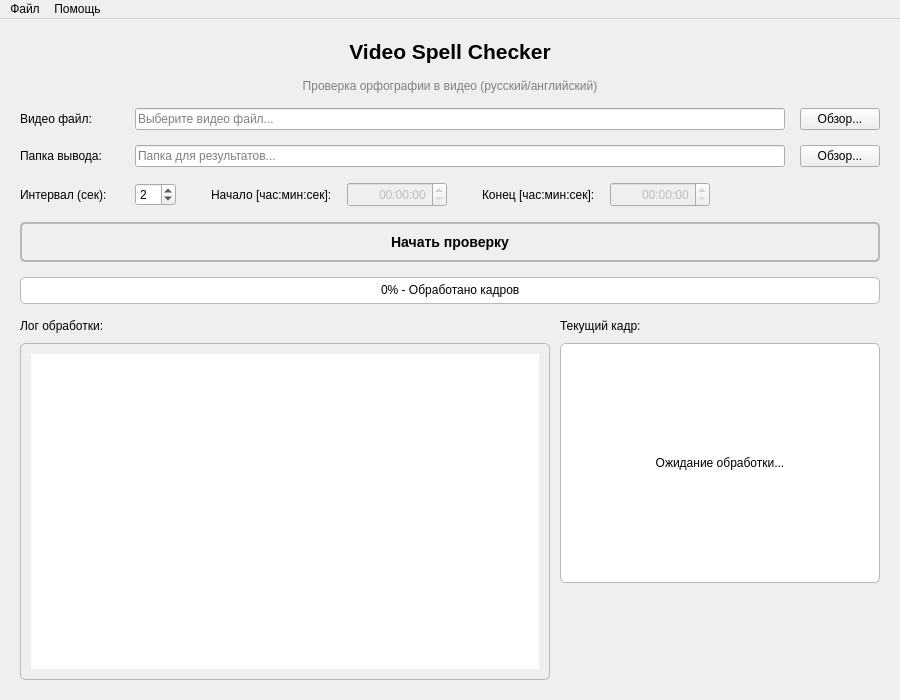
<?xml version="1.0" encoding="UTF-8"?>
<ui version="4.0">
 <class>MainWindow</class>
 <widget class="QMainWindow" name="MainWindow">
  <property name="geometry">
   <rect>
    <x>0</x>
    <y>0</y>
    <width>900</width>
    <height>700</height>
   </rect>
  </property>
  <property name="windowTitle">
   <string>Video Spell Checker</string>
  </property>
  <widget class="QWidget" name="centralwidget">
   <layout class="QVBoxLayout" name="verticalLayout">
    <property name="spacing">
     <number>15</number>
    </property>
    <property name="leftMargin">
     <number>20</number>
    </property>
    <property name="topMargin">
     <number>20</number>
    </property>
    <property name="rightMargin">
     <number>20</number>
    </property>
    <property name="bottomMargin">
     <number>20</number>
    </property>
    <item>
     <widget class="QLabel" name="titleLabel">
      <property name="font">
       <font>
        <pointsize>16</pointsize>
        <bold>true</bold>
       </font>
      </property>
      <property name="text">
       <string>Video Spell Checker</string>
      </property>
      <property name="alignment">
       <set>Qt::AlignmentFlag::AlignCenter</set>
      </property>
     </widget>
    </item>
    <item>
     <widget class="QLabel" name="subtitleLabel">
      <property name="styleSheet">
       <string notr="true">color: gray;</string>
      </property>
      <property name="text">
       <string>Проверка орфографии в видео (русский/английский)</string>
      </property>
      <property name="alignment">
       <set>Qt::AlignmentFlag::AlignCenter</set>
      </property>
     </widget>
    </item>
    <item>
     <layout class="QHBoxLayout" name="fileLayout">
      <item>
       <widget class="QLabel" name="fileLabel">
        <property name="minimumSize">
         <size>
          <width>100</width>
          <height>0</height>
         </size>
        </property>
        <property name="text">
         <string>Видео файл:</string>
        </property>
       </widget>
      </item>
      <item>
       <widget class="QLineEdit" name="fileInput">
        <property name="placeholderText">
         <string>Выберите видео файл...</string>
        </property>
       </widget>
      </item>
      <item>
       <widget class="QPushButton" name="browseButton">
        <property name="maximumSize">
         <size>
          <width>100</width>
          <height>16777215</height>
         </size>
        </property>
        <property name="text">
         <string>Обзор...</string>
        </property>
       </widget>
      </item>
     </layout>
    </item>
    <item>
     <layout class="QHBoxLayout" name="outputLayout">
      <item>
       <widget class="QLabel" name="outputLabel">
        <property name="minimumSize">
         <size>
          <width>100</width>
          <height>0</height>
         </size>
        </property>
        <property name="text">
         <string>Папка вывода:</string>
        </property>
       </widget>
      </item>
      <item>
       <widget class="QLineEdit" name="outputDirInput">
        <property name="placeholderText">
         <string>Папка для результатов...</string>
        </property>
       </widget>
      </item>
      <item>
       <widget class="QPushButton" name="browseOutputButton">
        <property name="maximumSize">
         <size>
          <width>100</width>
          <height>16777215</height>
         </size>
        </property>
        <property name="text">
         <string>Обзор...</string>
        </property>
       </widget>
      </item>
     </layout>
    </item>
    <item>
     <layout class="QHBoxLayout" name="timeLayout">
      <item>
       <widget class="QLabel" name="intervalLabel">
        <property name="minimumSize">
         <size>
          <width>100</width>
          <height>0</height>
         </size>
        </property>
        <property name="text">
         <string>Интервал (сек):</string>
        </property>
       </widget>
      </item>
      <item>
       <widget class="QSpinBox" name="intervalInput">
        <property name="maximumSize">
         <size>
          <width>60</width>
          <height>16777215</height>
         </size>
        </property>
        <property name="minimum">
         <number>1</number>
        </property>
        <property name="maximum">
         <number>60</number>
        </property>
        <property name="value">
         <number>2</number>
        </property>
       </widget>
      </item>
      <item>
       <spacer name="horizontalSpacer">
        <property name="orientation">
         <enum>Qt::Orientation::Horizontal</enum>
        </property>
        <property name="sizeType">
         <enum>QSizePolicy::Policy::Fixed</enum>
        </property>
        <property name="sizeHint" stdset="0">
         <size>
          <width>20</width>
          <height>20</height>
         </size>
        </property>
       </spacer>
      </item>
      <item>
       <widget class="QLabel" name="startLabel">
        <property name="text">
         <string>Начало [час:мин:сек]:</string>
        </property>
       </widget>
      </item>
      <item>
       <widget class="QTimeEdit" name="startTimeInput">
        <property name="enabled">
         <bool>false</bool>
        </property>
        <property name="minimumSize">
         <size>
          <width>100</width>
          <height>25</height>
         </size>
        </property>
        <property name="maximumSize">
         <size>
          <width>100</width>
          <height>16777215</height>
         </size>
        </property>
        <property name="alignment">
         <set>Qt::AlignmentFlag::AlignRight|Qt::AlignmentFlag::AlignTrailing|Qt::AlignmentFlag::AlignVCenter</set>
        </property>
        <property name="buttonSymbols">
         <enum>QAbstractSpinBox::ButtonSymbols::UpDownArrows</enum>
        </property>
        <property name="currentSection">
         <enum>QDateTimeEdit::Section::SecondSection</enum>
        </property>
        <property name="displayFormat">
         <string>HH:mm:ss</string>
        </property>
        <property name="time">
         <time>
          <hour>0</hour>
          <minute>0</minute>
          <second>0</second>
         </time>
        </property>
       </widget>
      </item>
      <item>
       <spacer name="horizontalSpacer_2">
        <property name="orientation">
         <enum>Qt::Orientation::Horizontal</enum>
        </property>
        <property name="sizeType">
         <enum>QSizePolicy::Policy::Fixed</enum>
        </property>
        <property name="sizeHint" stdset="0">
         <size>
          <width>20</width>
          <height>20</height>
         </size>
        </property>
       </spacer>
      </item>
      <item>
       <widget class="QLabel" name="endLabel">
        <property name="text">
         <string>Конец [час:мин:сек]:</string>
        </property>
       </widget>
      </item>
      <item>
       <widget class="QTimeEdit" name="endTimeInput">
        <property name="enabled">
         <bool>false</bool>
        </property>
        <property name="minimumSize">
         <size>
          <width>100</width>
          <height>25</height>
         </size>
        </property>
        <property name="maximumSize">
         <size>
          <width>100</width>
          <height>16777215</height>
         </size>
        </property>
        <property name="alignment">
         <set>Qt::AlignmentFlag::AlignRight|Qt::AlignmentFlag::AlignTrailing|Qt::AlignmentFlag::AlignVCenter</set>
        </property>
        <property name="buttonSymbols">
         <enum>QAbstractSpinBox::ButtonSymbols::UpDownArrows</enum>
        </property>
        <property name="currentSection">
         <enum>QDateTimeEdit::Section::SecondSection</enum>
        </property>
        <property name="displayFormat">
         <string>HH:mm:ss</string>
        </property>
        <property name="time">
         <time>
          <hour>0</hour>
          <minute>0</minute>
          <second>0</second>
         </time>
        </property>
       </widget>
      </item>
      <item>
       <spacer name="horizontalSpacer_3">
        <property name="orientation">
         <enum>Qt::Orientation::Horizontal</enum>
        </property>
        <property name="sizeHint" stdset="0">
         <size>
          <width>40</width>
          <height>20</height>
         </size>
        </property>
       </spacer>
      </item>
     </layout>
    </item>
    <item>
     <widget class="QPushButton" name="startButton">
      <property name="minimumSize">
       <size>
        <width>0</width>
        <height>40</height>
       </size>
      </property>
      <property name="styleSheet">
       <string notr="true">QPushButton {
    background-color: palette(button);
    color: palette(button-text);
    font-size: 14px;
    font-weight: bold;
    border: 2px solid palette(mid);
    border-radius: 5px;
    padding: 8px;
}
QPushButton:hover {
    background-color: palette(light);
    border: 2px solid palette(highlight);
}
QPushButton:pressed {
    background-color: palette(mid);
}
QPushButton:disabled {
    background-color: palette(window);
    color: palette(mid);
    border: 2px solid palette(mid);
}</string>
      </property>
      <property name="text">
       <string>Начать проверку</string>
      </property>
     </widget>
    </item>
    <item>
     <widget class="QProgressBar" name="progressBar">
      <property name="styleSheet">
       <string notr="true">QProgressBar {
    background-color: palette(base);
    color: palette(text);
    border: 1px solid palette(mid);
    border-radius: 5px;
    text-align: center;
    height: 25px;
}
QProgressBar::chunk {
    background-color: palette(highlight);
    border-radius: 4px;
}</string>
      </property>
      <property name="minimum">
       <number>0</number>
      </property>
      <property name="maximum">
       <number>100</number>
      </property>
      <property name="value">
       <number>0</number>
      </property>
      <property name="textVisible">
       <bool>true</bool>
      </property>
      <property name="format">
       <string>%p% - Обработано кадров</string>
      </property>
     </widget>
    </item>
    <item>
     <layout class="QHBoxLayout" name="bottomLayout">
      <property name="spacing">
       <number>10</number>
      </property>
      <item>
       <layout class="QVBoxLayout" name="logLayout" stretch="0,1">
        <item>
         <widget class="QLabel" name="logLabel">
          <property name="text">
           <string>Лог обработки:</string>
          </property>
         </widget>
        </item>
        <item>
         <widget class="QTextEdit" name="logOutput">
          <property name="font">
           <font>
            <family>Courier New</family>
            <pointsize>9</pointsize>
           </font>
          </property>
          <property name="styleSheet">
           <string notr="true">QTextEdit {
    border: 1px solid palette(mid);
    border-radius: 5px;
    padding: 10px;
}</string>
          </property>
          <property name="readOnly">
           <bool>true</bool>
          </property>
         </widget>
        </item>
       </layout>
      </item>
      <item>
       <layout class="QVBoxLayout" name="previewLayout">
        <item>
         <widget class="QLabel" name="previewLabel">
          <property name="text">
           <string>Текущий кадр:</string>
          </property>
         </widget>
        </item>
        <item>
         <widget class="QLabel" name="framePreview">
          <property name="minimumSize">
           <size>
            <width>320</width>
            <height>240</height>
           </size>
          </property>
          <property name="maximumSize">
           <size>
            <width>480</width>
            <height>360</height>
           </size>
          </property>
          <property name="styleSheet">
           <string notr="true">QLabel {
    background-color: palette(base);
    color: palette(text);
    border: 1px solid palette(mid);
    border-radius: 5px;
}</string>
          </property>
          <property name="text">
           <string>Ожидание обработки...</string>
          </property>
          <property name="scaledContents">
           <bool>false</bool>
          </property>
          <property name="alignment">
           <set>Qt::AlignmentFlag::AlignCenter</set>
          </property>
         </widget>
        </item>
        <item>
         <spacer name="verticalSpacer">
          <property name="orientation">
           <enum>Qt::Orientation::Vertical</enum>
          </property>
          <property name="sizeHint" stdset="0">
           <size>
            <width>20</width>
            <height>40</height>
           </size>
          </property>
         </spacer>
        </item>
       </layout>
      </item>
     </layout>
    </item>
   </layout>
  </widget>
  <widget class="QMenuBar" name="menubar">
   <property name="geometry">
    <rect>
     <x>0</x>
     <y>0</y>
     <width>900</width>
     <height>33</height>
    </rect>
   </property>
   <widget class="QMenu" name="menuFile">
    <property name="title">
     <string>Файл</string>
    </property>
    <addaction name="actionOpenDictionary"/>
    <addaction name="separator"/>
    <addaction name="actionExit"/>
   </widget>
   <widget class="QMenu" name="menuHelp">
    <property name="title">
     <string>Помощь</string>
    </property>
    <addaction name="actionAbout"/>
   </widget>
   <addaction name="menuFile"/>
   <addaction name="menuHelp"/>
  </widget>
  <action name="actionOpenDictionary">
   <property name="text">
    <string>Открыть пользовательский словарь...</string>
   </property>
  </action>
  <action name="actionExit">
   <property name="text">
    <string>Выход</string>
   </property>
  </action>
  <action name="actionAbout">
   <property name="text">
    <string>О программе...</string>
   </property>
  </action>
 </widget>
 <tabstops>
  <tabstop>fileInput</tabstop>
  <tabstop>browseButton</tabstop>
  <tabstop>intervalInput</tabstop>
  <tabstop>startTimeInput</tabstop>
  <tabstop>endTimeInput</tabstop>
  <tabstop>startButton</tabstop>
 </tabstops>
 <resources/>
 <connections/>
</ui>
